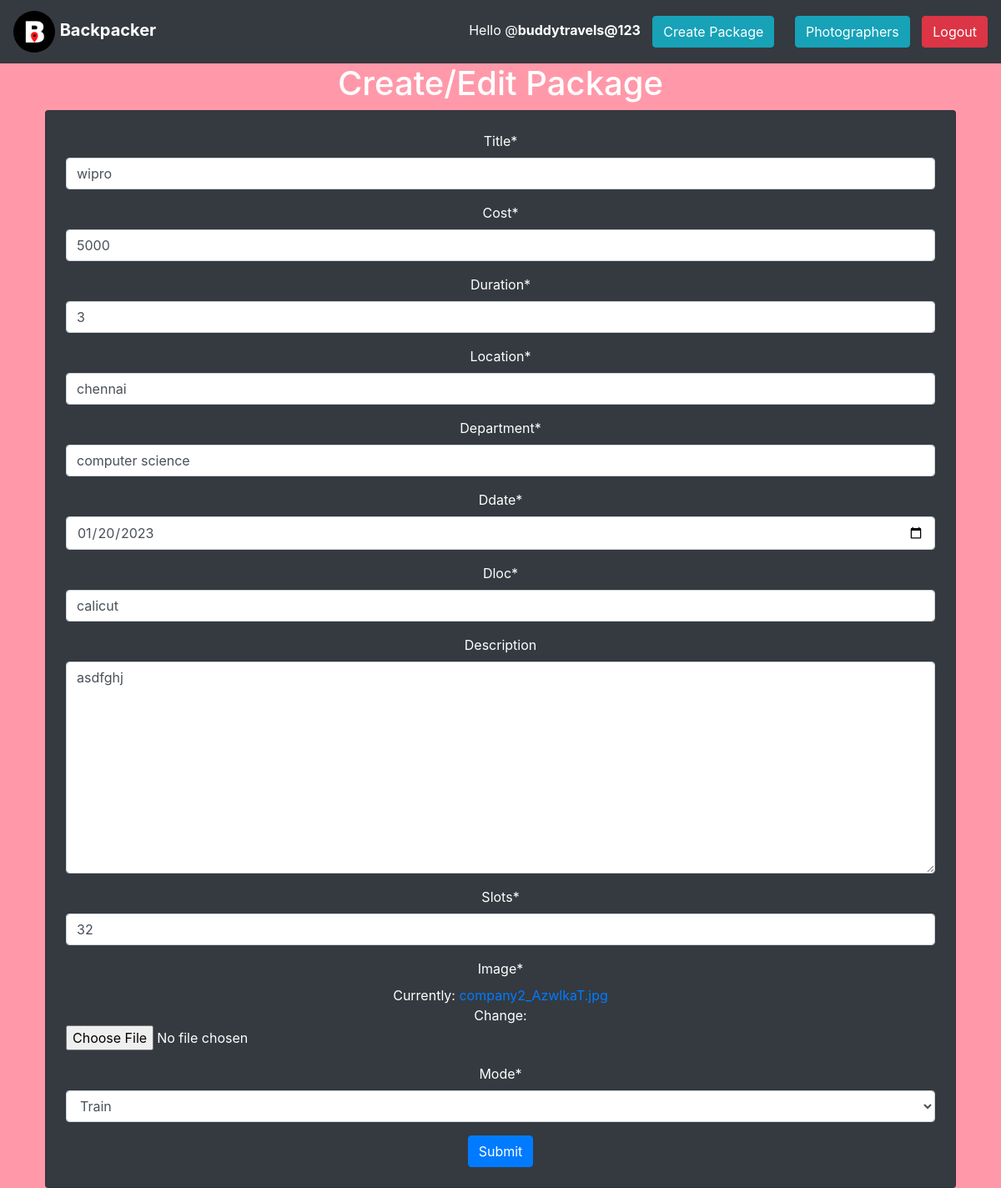
Page /package-edit/1/ (signed in) on the committed database.
### IV/models.py (models this page shows, shortened)
class Student(AbstractUser):
    is_agent = models.BooleanField('agent stat', default=False)
    is_customer = models.BooleanField('customer status', default=False)
    is_photographer = models.BooleanField('photographer status', default=False)
    is_admin = models.BooleanField('admin status', default=False)
    phone = models.CharField(max_length=10, default="")
    email = models.CharField(max_length=100, default="")
    id_image = models.ImageField(default="B.png")
    REQUIRED_FIELDS = []

class Package(models.Model):
    title = models.CharField(max_length=100)
    agent = models.ForeignKey(Agent, on_delete=models.CASCADE, null=True)
    cost = models.IntegerField()
    duration = models.IntegerField()
    Location = models.CharField(max_length=100)
    Department = models.CharField(max_length=100, null=True)
    ddate = models.DateField(
        validators=[MinValueValidator(datetime.date.today)])
    posteddate = models.DateField(auto_now=True)
    dloc = models.CharField(max_length=300)
    description = models.TextField(null=True, blank=True)
    slots = models.IntegerField(default=2)
    image = models.ImageField(default="B.png")
    users = models.ManyToManyField(
   Student, related_name='participants', blank=True)
    mode = models.CharField(max_length=1, choices=Travel_mode, default="B")
    class Meta:
        ordering = ['-posteddate']

### IV/decorators.py (the view)
    def wrap(request, *args, **kwargs):
        user = request.user
        if user.is_agent:
            return view_func(request, *args, **kwargs)
        else:
            messages.error(request, 'you must be an agent')
            return render(request, "login.html")

### IV/forms.py
class PackageForm(forms.ModelForm):
    class Meta:
        model = Package
        fields = '__all__'
        exclude = ['users', 'agent']
        widgets = {
            'ddate': DateInput()
        }

### IV/views.py (called while the page is built, shortened)
@login_required(login_url='login')
@agent_only
def package_edit(request, pk):
    package = Package.objects.get(id=pk)
    form = PackageForm(request.POST or None, instance=package)
    context = {
        'package': package,
        'form': form
    }
    return render(request, "create_package.html", context)

### templates/create_package.html (shortened to what this page needs)
{% extends 'main.html' %}
{% load crispy_forms_tags %}
{% block content %}
<div class="container px-4 text-white text-center" >
<h1> Create/Edit Package</h1>
<div class="card text-white bg-dark p-4" >
<form method="POST" enctype="multipart/form-data">
{{ form|crispy}}
<button type="submit" class="btn btn-primary">Submit</button>
  </form>
</div>
{% endblock content %}

### templates/main.html (shortened to what this page needs)
<!DOCTYPE html>
{% load static %}
<html lang="en">
  <head>
    <link
      rel="stylesheet"
      href="https://maxcdn.bootstrapcdn.com/bootstrap/4.0.0/css/bootstrap.min.css"
    />
  </head>
  <body style="background-color: #ff99aa">
    <nav class="navbar navbar-dark bg-dark">
    <ul class="nav navbar-nav navbar-left">
    <li>
      <a class="navbar-brand fw-bold" href="{% url 'index' %}">
        <img
          src="{% static 'images/B.png' %}"
          width="50"
          height="50"
          class="d-inline-block align-center rounded-circle"
          alt=""
        />
       <b> Backpacker</b>
      </a>
      </li>
      </ul>
      {% if request.user.is_authenticated %}
      <ul class="nav navbar-nav navbar-right">
      <li class="text-white">
      <span>Hello @<b>{{request.user.username}}</b></span>
      {% if  request.user.is_agent is True and  not 'create' in request.path  %}
      <a href="{% url 'create' %}" class="link-dark">
          <button type="button" class="btn btn-info"style="margin:10px;">Create Package</button>
        </a>
        {% endif %}
        {% if  request.user.is_agent is True and  not 'viewphoto' in request.path  %}
      <a href="{% url 'viewphoto' %}" class="link-dark">
          <button type="button" class="btn btn-info"style="margin:10px;">Photographers </button>
        </a>
        {% endif %}
        <a href="{% url 'logout' %}" class="link-dark">
          <button type="button" class="btn btn-danger">Logout</button>
        </a>
        </li>
      </ul>
      {% endif %}
    </nav>
    {% block content %} {% endblock %}
  </body>
</html>

### rows in the picture
Student: user.username "buddytravels@123"
Package: title "wipro", cost "5000", duration "3", Location "chennai", Department "computer science", ddate "01/20/2023", dloc "calicut", description "asdfghj", slots "32", mode "Train"
